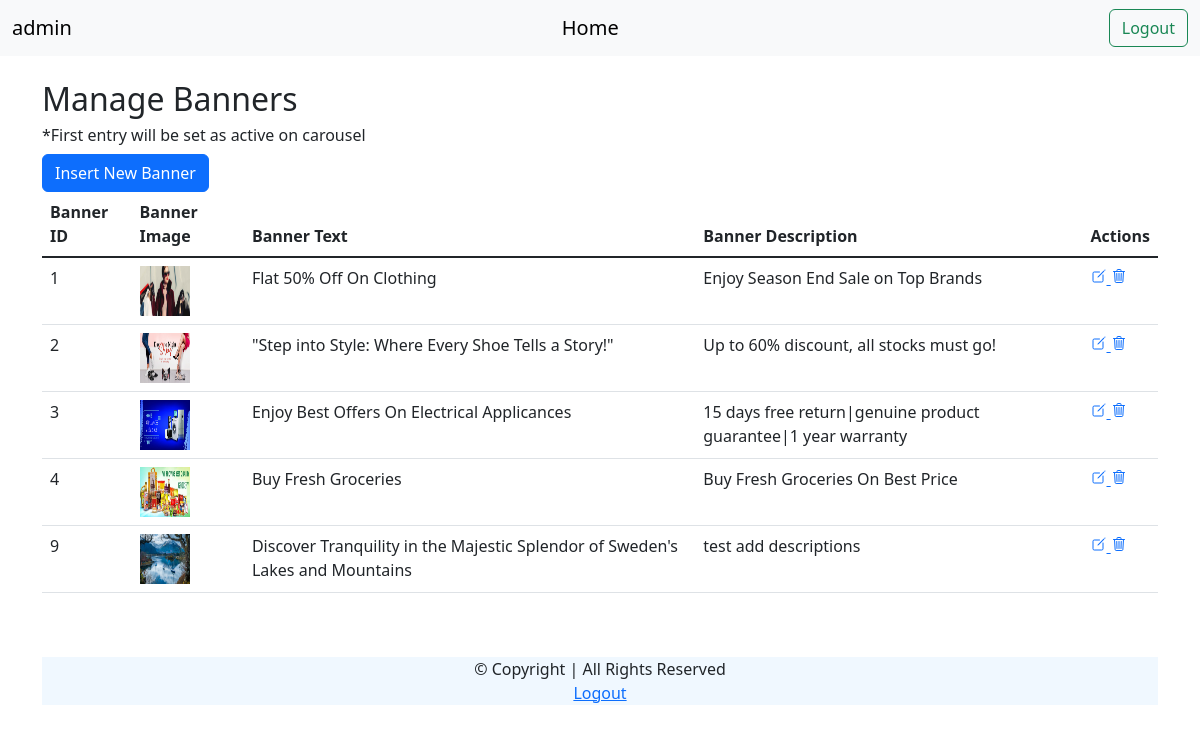
/admin/manageBanner.php (signed in), run on the app's committed database.
### tables this page shows
CREATE TABLE IF NOT EXISTS `banners` (
  `id` int NOT NULL AUTO_INCREMENT,
  `bannerClass` text NOT NULL,
  `bannerImg` text NOT NULL,
  `bannerText` text NOT NULL,
  `bannerDesc` text NOT NULL,
  PRIMARY KEY (`id`)
);

### admin/manageBanner.php (the view, shortened to what this page needs)
<!doctype html>
<html lang="en">
<head>
    <link href="https://cdn.jsdelivr.net/npm/bootstrap@5.3.0-alpha1/dist/css/bootstrap.min.css" rel="stylesheet">
</head>
<body>
    <nav class="navbar navbar-expand-lg bg-body-tertiary">
        <div class="container-fluid">
            <a class="navbar-brand" href="#"><?php echo $_SESSION['name']; ?></a>
            <a class="navbar-brand" href="panel.php">Home<a>
                    <form class="d-flex" role="search" method="post">
                        <button class="btn btn-outline-success" type="submit" name="logout">Logout</button>
                    </form>
        </div>
    </nav>
    <div class="container mt-4">
        <h2>Manage Banners</h2>
        <h6>*First entry will be set as active on carousel</h6>
        <button type="button" class="btn btn-primary" data-bs-toggle="modal" data-bs-target="#staticBackdrop">
            Insert New Banner
        </button>
        <div class="table-responsive">
            <table class="table table-hover">
                <thead>
                    <tr>
                        <th class="col">Banner ID</th>
                        <th class="col">Banner Image</th>
                        <th class="col">Banner Text</th>
                        <th class="col">Banner Description</th>
                        <th class="col">Actions</th>
                    </tr>
                </thead>
                <tbody class="table-group-divider">
                    <?php
                    include 'dbconfig.php';
                    $result = mysqli_query($conn, "SELECT * FROM banners");
                    while ($bannerAray = mysqli_fetch_array($result)) :
                    ?>
                        <tr>
                            <td><?php echo $bannerAray['id'] ?></td>
                            <td><img src="../<?php echo $bannerAray['bannerImg'] ?>" width='50px' height='50px;'></td>
                            <td><?php echo $bannerAray['bannerText'] ?></td>
                            <td><?php echo $bannerAray['bannerDesc'] ?></td>
                            <td>
                                <a href="editBanner.php?id=<?php echo $bannerAray['id']; ?>" title="Edit/Update"><ion-icon name="create-outline"></ion-icon>
                                <a href="deleteBanner.php?id=<?php echo $bannerAray['id']; ?>" title="Delete"><ion-icon name="trash-outline"></ion-icon>
                            </td>
                        </tr>
                    <?php endwhile; ?>
                </tbody>
            </table>
        </div>
    </div>
    <footer class="footer mt-5">
        <div class="container">
            <p class="text-center" style="background-color: aliceblue;">&#169; Copyright | All Rights Reserved
                <br>
                <a href='logout.php'>Logout</a>
            </p>
        </div>
    </footer>
</body>
</html>

### admin/manageBanner.php (style rules this page uses)
ion-icon { pointer-events: none; }

### data on the page
banners: id "1", bannerImg (picture), bannerText "Flat 50% Off On Clothing", bannerDesc "Enjoy Season End Sale on Top Brands"
banners: id "2", bannerImg (picture), bannerText "\"Step into Style: Where Every Shoe Tells a Story!\"", bannerDesc "Up to 60% discount, all stocks must go!"
banners: id "3", bannerImg (picture), bannerText "Enjoy Best Offers On Electrical Applicances", bannerDesc "15 days free return|genuine product guarantee|1 year warranty"
banners: id "4", bannerImg (picture), bannerText "Buy Fresh Groceries", bannerDesc "Buy Fresh Groceries On Best Price"
banners: id "9", bannerImg (picture), bannerText "Discover Tranquility in the Majestic Splendor of Sweden's Lakes and Mountains", bannerDesc "test add descriptions"

### other printed values
$_SESSION['name'] "admin"
